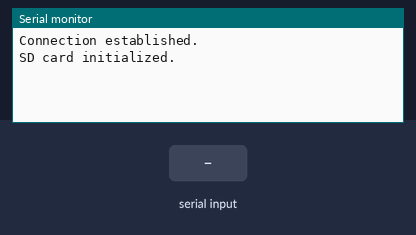
Bench run of a sketch on a simulated ESP8266 (Wemos D1 mini). Parts: the last lines printed to the serial monitor. The test bench sets the inputs (shaded band). The local clock reads 2024-03-15 10:24:30 at power-on unless the sketch sets it; storage starts empty.

Above: at 1.2 s.
1.3 s: "Temperature\n" received over Serial
At 2.5 s:
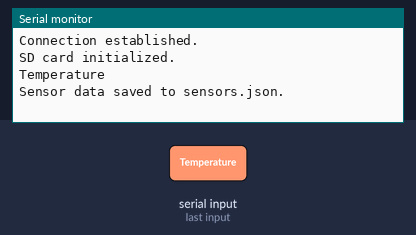
2.8 s: "Battery Voltage\n" received over Serial
At 3.7 s:
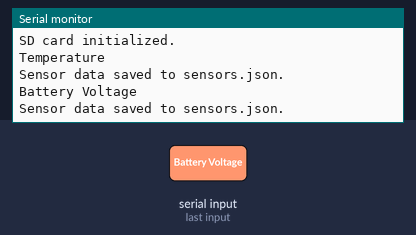
4.3 s: "Solar Panel Voltage\n" received over Serial
At 4.8 s:
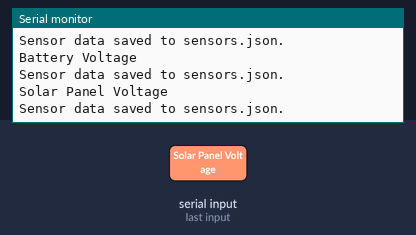
5.8 s: "SCANNED\n" received over Serial
At 7.0 s:
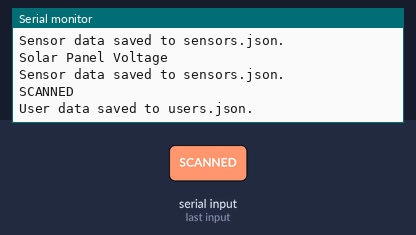
7.3 s: ":\n" received over Serial
At 7.9 s:
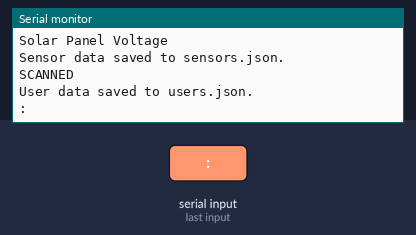

The sketch:

wemos_receive.ino
```cpp
#include <ArduinoJson.h>
#include <SD.h>

String globalData; // Declare a global variable to store the received data
const int chipSelect = D8; // Pin connected to the SD card module's chip select (D8)

void setup() {
  Serial.begin(115200);
  while (!Serial) {
    ; // Wait for serial port to connect
  }
  Serial.println("Connection established.");

  if (!SD.begin(chipSelect)) {
    Serial.println("SD card initialization failed. Data will not be saved.");
    return;
  }
  Serial.println("SD card initialized.");
}

void loop() {
  if (Serial.available()) {
    globalData = Serial.readStringUntil('\n'); // Read the received data until '\n'
    globalData.trim(); // Remove leading/trailing whitespaces
    if (globalData.length() > 0) {
      Serial.println(globalData);
      saveDataToSDCard(globalData);
    }
    delay(1000);
  }
}

void saveDataToSDCard(const String& data) {
  if (data.startsWith("Temperature") || data.startsWith("Battery Voltage") || data.startsWith("Solar Panel Voltage")) {
    saveSensorData(data);
  } else if (data.startsWith("SCANNED")) {
    saveUserData(data);
  }
}

void saveSensorData(const String& data) {
  StaticJsonDocument<256> doc;
  JsonObject sensorObj = doc.to<JsonObject>();

  sensorObj["timestamp"] = getFormattedTimestamp(); // Add timestamp

  if (data.startsWith("Temperature")) {
    sensorObj["temperature"] = data.substring(data.indexOf(":") + 1);
  } else if (data.startsWith("Battery Voltage")) {
    sensorObj["battery_voltage"] = data.substring(data.indexOf(":") + 1);
  } else if (data.startsWith("Solar Panel Voltage")) {
    sensorObj["solar_panel_voltage"] = data.substring(data.indexOf(":") + 1);
  }

  File file = SD.open("sensors.json", FILE_WRITE);
  if (!file) {
    Serial.println("Error opening sensors file. Sensor data will not be saved.");
    return;
  }

  serializeJson(sensorObj, file);
  file.close();
  Serial.println("Sensor data saved to sensors.json.");
}

void saveUserData(const String& data) {
  StaticJsonDocument<256> doc;
  JsonObject userObj = doc.to<JsonObject>();

  userObj["timestamp"] = getFormattedTimestamp(); // Add timestamp

  String scannedData = data.substring(data.indexOf(":") + 1);
  scannedData.trim(); // Remove leading/trailing whitespaces
  scannedData.replace("\u0000", "-");
  userObj["scanned"] = scannedData;

  File file = SD.open("users.json", FILE_WRITE);
  if (!file) {
    Serial.println("Error opening users file. User data will not be saved.");
    return;
  }

  serializeJson(userObj, file);
  file.close();
  Serial.println("User data saved to users.json.");
}

String getFormattedTimestamp() {
  char timestamp[20];
  time_t now = time(nullptr);
  strftime(timestamp, sizeof(timestamp), "%Y-%m-%d %H:%M:%S", localtime(&now));
  return String(timestamp);
}
```

Measured:
- after the input at 1.3 s, the serial monitor: prints a new line at once (image 1)
- after the input at 2.8 s, the serial monitor: prints a new line at once (image 2)
- after the input at 4.3 s, the serial monitor: prints a new line at once (image 3)
- after the input at 5.8 s, the serial monitor: prints a new line at once (image 4)
- after the input at 7.3 s, the serial monitor: prints a new line at once (image 5)
